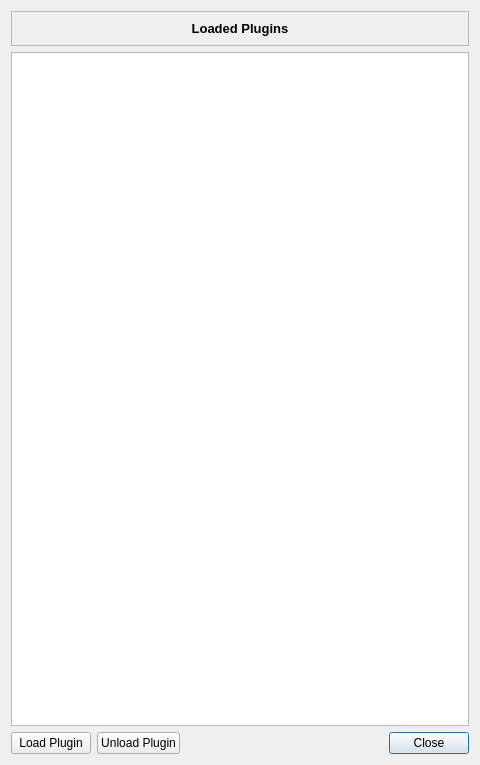
<?xml version="1.0" encoding="UTF-8"?>
<ui version="4.0">
 <class>PluginDialog</class>
 <widget class="QDialog" name="PluginDialog">
  <property name="windowModality">
   <enum>Qt::ApplicationModal</enum>
  </property>
  <property name="geometry">
   <rect>
    <x>0</x>
    <y>0</y>
    <width>480</width>
    <height>765</height>
   </rect>
  </property>
  <property name="windowTitle">
   <string>Plugins</string>
  </property>
  <layout class="QVBoxLayout" name="verticalLayout">
   <item>
    <widget class="QFrame" name="frame_3">
     <property name="maximumSize">
      <size>
       <width>16777215</width>
       <height>40</height>
      </size>
     </property>
     <property name="autoFillBackground">
      <bool>false</bool>
     </property>
     <property name="frameShape">
      <enum>QFrame::StyledPanel</enum>
     </property>
     <property name="frameShadow">
      <enum>QFrame::Raised</enum>
     </property>
     <property name="midLineWidth">
      <number>0</number>
     </property>
     <layout class="QHBoxLayout" name="horizontalLayout_2">
      <item>
       <widget class="QLabel" name="label_2">
        <property name="minimumSize">
         <size>
          <width>0</width>
          <height>0</height>
         </size>
        </property>
        <property name="font">
         <font>
          <pointsize>10</pointsize>
          <weight>75</weight>
          <bold>true</bold>
         </font>
        </property>
        <property name="text">
         <string>Loaded Plugins</string>
        </property>
        <property name="alignment">
         <set>Qt::AlignCenter</set>
        </property>
       </widget>
      </item>
     </layout>
    </widget>
   </item>
   <item>
    <widget class="QListWidget" name="list">
     <property name="editTriggers">
      <set>QAbstractItemView::NoEditTriggers</set>
     </property>
     <property name="alternatingRowColors">
      <bool>true</bool>
     </property>
     <property name="selectionMode">
      <enum>QAbstractItemView::ExtendedSelection</enum>
     </property>
     <property name="selectionBehavior">
      <enum>QAbstractItemView::SelectRows</enum>
     </property>
     <property name="viewMode">
      <enum>QListView::ListMode</enum>
     </property>
     <property name="selectionRectVisible">
      <bool>false</bool>
     </property>
    </widget>
   </item>
   <item>
    <layout class="QHBoxLayout" name="horizontalLayout">
     <item>
      <widget class="QPushButton" name="loadButton">
       <property name="text">
        <string>Load Plugin</string>
       </property>
       <property name="autoDefault">
        <bool>false</bool>
       </property>
      </widget>
     </item>
     <item>
      <widget class="QPushButton" name="unloadButton">
       <property name="text">
        <string>Unload Plugin</string>
       </property>
       <property name="autoDefault">
        <bool>false</bool>
       </property>
      </widget>
     </item>
     <item>
      <spacer name="horizontalSpacer">
       <property name="orientation">
        <enum>Qt::Horizontal</enum>
       </property>
       <property name="sizeHint" stdset="0">
        <size>
         <width>40</width>
         <height>20</height>
        </size>
       </property>
      </spacer>
     </item>
     <item>
      <widget class="QPushButton" name="closeButton">
       <property name="text">
        <string>Close</string>
       </property>
      </widget>
     </item>
    </layout>
   </item>
  </layout>
 </widget>
 <resources>
  <include location="../../../resources.qrc"/>
 </resources>
 <connections/>
</ui>
